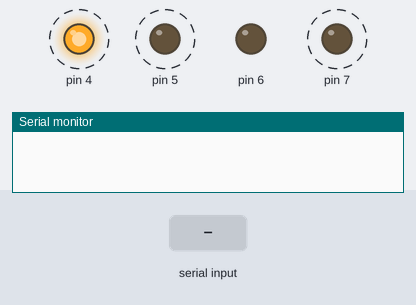
Recording of a sketch running on a simulated Arduino Uno, built with avr-gcc and run on an emulated ATmega328P. On the bench: output pins drawn as LEDs (lit = HIGH), the last lines printed to the serial monitor. Dashed ring = blinking. Inputs (shaded band) come from the test bench.

Above: at 0.1 s.
At 0.5 s:
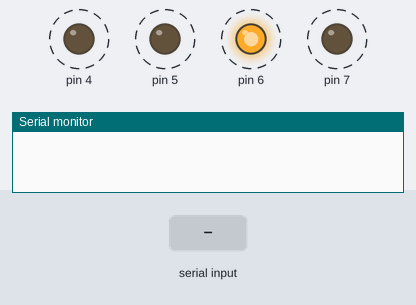
1.3 s: "f" received over Serial
At 1.83 s:
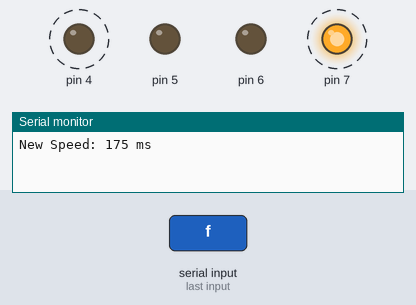
Timing chart, 0 to 10.3 s (numbered marks = the images above; inputs shaded):
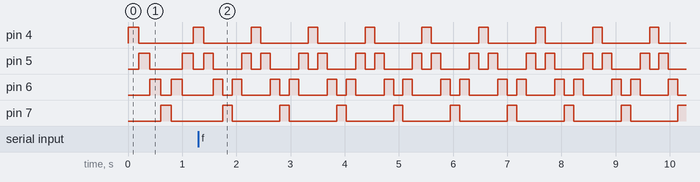

Measured:
- by itself, pin 4, pin 7: alternates HIGH for 0.18 s and LOW for 0.88 s
- by itself, pin 5: repeats every 1.1 s: LOW 0.53 s, HIGH 0.18 s, LOW 0.18 s, HIGH 0.18 s
- by itself, pin 6: repeats every 1.1 s: LOW 0.18 s, HIGH 0.18 s, LOW 0.53 s, HIGH 0.18 s

The sketch:

sketch.ino
```cpp
int ledDelay = 200;

void setup() {
  DDRD |= B11110000;
  Serial.begin(9600);
}

void loop() {
  for (int pin = 4; pin <= 7; pin++) {
    turnOnLED(pin);
    checkSerialSpeed();
  }

  for (int pin = 6; pin >= 5; pin--) {
    turnOnLED(pin);
    checkSerialSpeed();
  }
}

void turnOnLED(int targetPin) {
  PORTD = (PORTD & B00001111) | (1 << targetPin);
  delay(ledDelay);
}

void checkSerialSpeed() {
  if (Serial.available() > 0) {
    char input = Serial.read();

    if (input == 'f') {
      if (ledDelay > 50) {
        ledDelay -= 25;
      }
    }
    else if (input == 's') {
      ledDelay += 25;
    }

    Serial.print("New Speed: ");
    Serial.print(ledDelay);
    Serial.println(" ms");
  }
}
```
